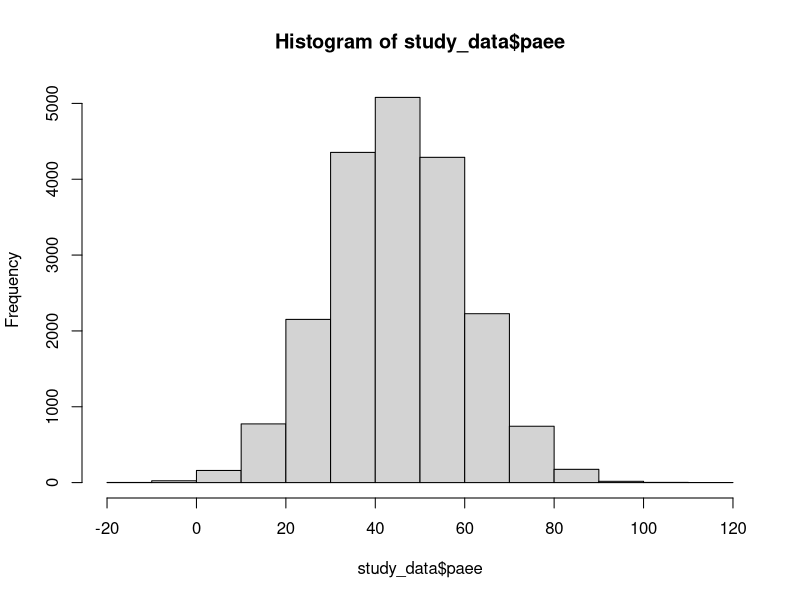
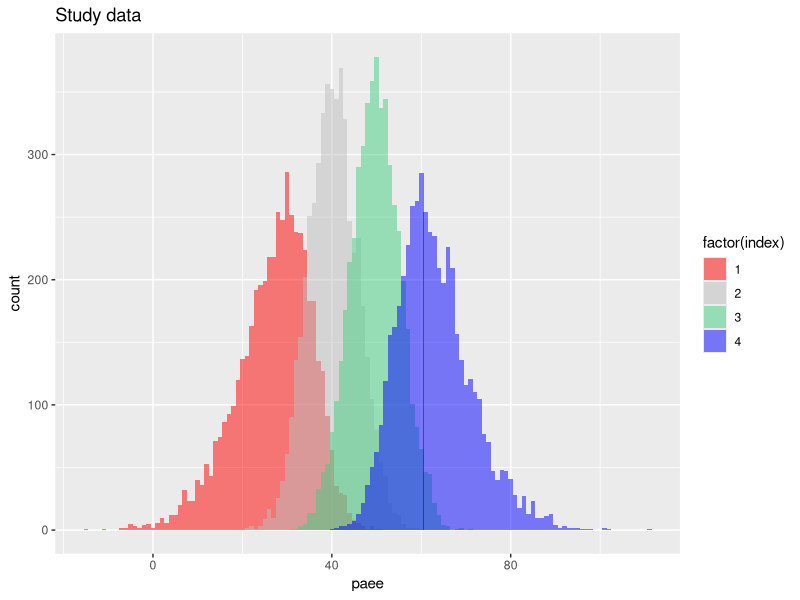
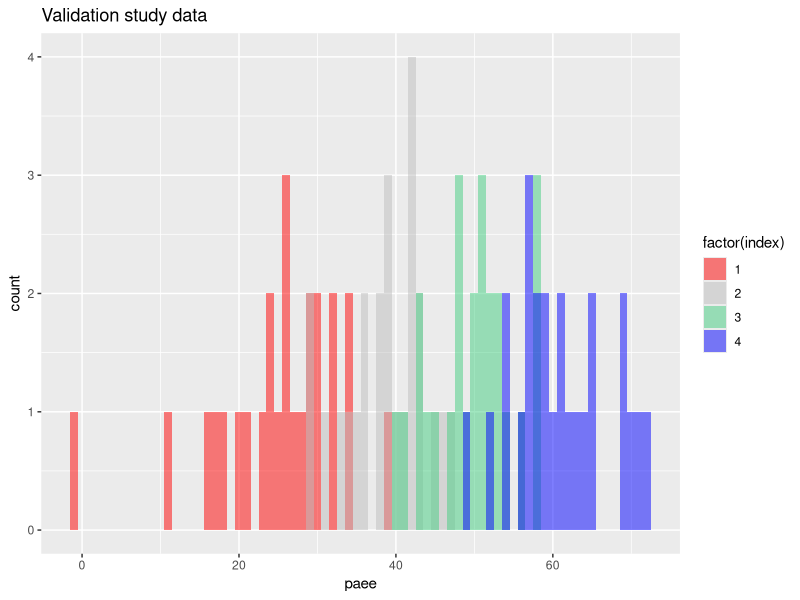

Recreate these plots in R, in order.
library(ggplot2)


study_size = 20000
mean_paee = 45
std_dev_paee = 15

# generate the study data only once and use this for all experiments
# This is the main advantage over previous methods where the study data itself changes
# as the validation study instrument was changing
# Just a normal distribution

study_data = data.frame(paee =  rnorm(n = study_size, mean = mean_paee, sd = std_dev_paee))

hist(x=study_data$paee)

# assign people into an index level, the instrument error defines the amount of overlap in the levels
# what we do it add an error to each person's PAEE
# then create the equally sized index levels with cut_number
# the instrument error is essentially the amount of overlap / standard deviation 
# when we plot the indices, we see the overlap

instrument_error = 5
number_of_indices = 4

paee_errors = rnorm(n = study_size, mean = 0, sd = instrument_error)

study_data$paee_error = study_data$paee + paee_errors

study_data$index = cut_number(x = study_data$paee_error,n = number_of_indices, labels =FALSE)

print(ggplot(study_data,aes(x=paee,group=index,fill=factor(index)))+
        geom_histogram(position="identity",alpha=0.5,binwidth=1)+
        ggtitle(label = "Study data")+scale_fill_manual(values = c("red", "grey", "seagreen3","blue","cyan","pink","yellow","brown")))

aggregate(x = study_data$paee, list(study_data$index), mean)
aggregate(x = study_data$paee, list(study_data$index), sd)

# create validation study in the same way, assume population has same properties as actual study, just smaller
# again we plot to see the overlap

Validation_study_size = 100

validation_study_data = data.frame(paee =  rnorm(n = Validation_study_size, mean = mean_paee, sd = std_dev_paee))

paee_errors = rnorm(n = Validation_study_size, mean = 0, sd = instrument_error)

validation_study_data$paee_error = validation_study_data$paee + paee_errors

validation_study_data$index = cut_number(x = validation_study_data$paee_error,n = number_of_indices, labels =FALSE)

print(ggplot(validation_study_data,aes(x=paee,group=index,fill=factor(index)))+
        geom_histogram(position="identity",alpha=0.5,binwidth=1)+
        ggtitle(label = "Validation study data")+scale_fill_manual(values = c("red", "grey", "seagreen3","blue","cyan","pink","yellow","brown")))

